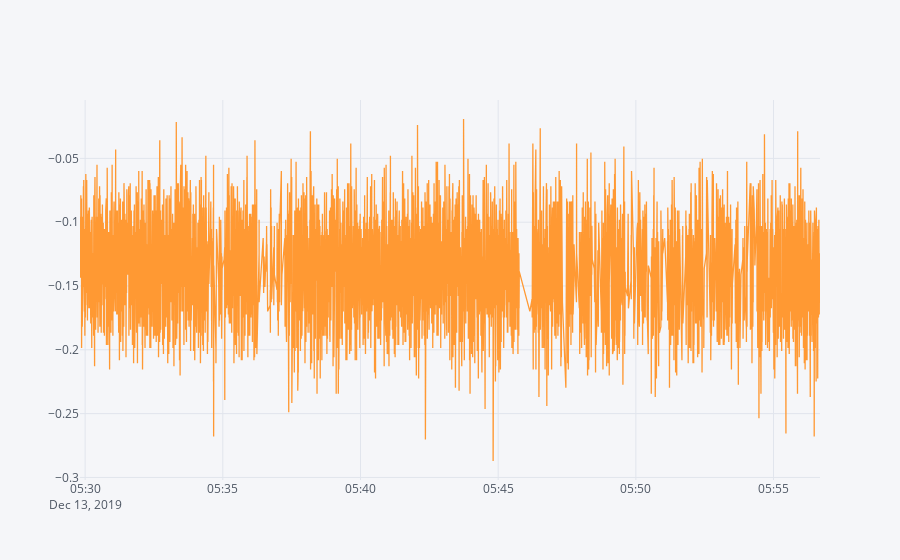

This figure's notebook cell:
### Code cell
import pandas as pd
import numpy as np
import cufflinks as cf

from plotly.offline import iplot, init_notebook_mode

init_notebook_mode(connected=True)

def parse_ts(ts):
    return pd.to_datetime(ts, unit="ms", utc=False)

headers = ['ts', 'X', 'Y', 'Z']
df = pd.read_csv('data/wash_idle.csv', names=headers, \
                 parse_dates=True,date_parser=parse_ts, index_col='ts')
df = df.drop(columns=["Z", "Y"])
iplot(df.iplot(asFigure=True, kind='scatter'))

### Figure 1 — Plotly figure (JSON) as saved in the notebook; plotly's stock layout.template omitted (floating-point values rounded to 4 significant figures; data arrays with more than 128 entries replaced by an {"elided": "..."} marker saying what was removed)
{"data": [{"line": {"color": "rgba(255, 153, 51, 1.0)", "dash": "solid", "shape": "linear", "width": 1.3}, "mode": "lines", "name": "X", "text": "", "type": "scatter", "x": {"elided": "6901 str values"}, "y": {"elided": "6901 float values"}}], "layout": {"legend": {"bgcolor": "#F5F6F9", "font": {"color": "#4D5663"}}, "paper_bgcolor": "#F5F6F9", "plot_bgcolor": "#F5F6F9", "title": {"font": {"color": "#4D5663"}}, "xaxis": {"gridcolor": "#E1E5ED", "showgrid": true, "tickfont": {"color": "#4D5663"}, "title": {"font": {"color": "#4D5663"}, "text": ""}, "zerolinecolor": "#E1E5ED"}, "yaxis": {"gridcolor": "#E1E5ED", "showgrid": true, "tickfont": {"color": "#4D5663"}, "title": {"font": {"color": "#4D5663"}, "text": ""}, "zerolinecolor": "#E1E5ED"}}}
